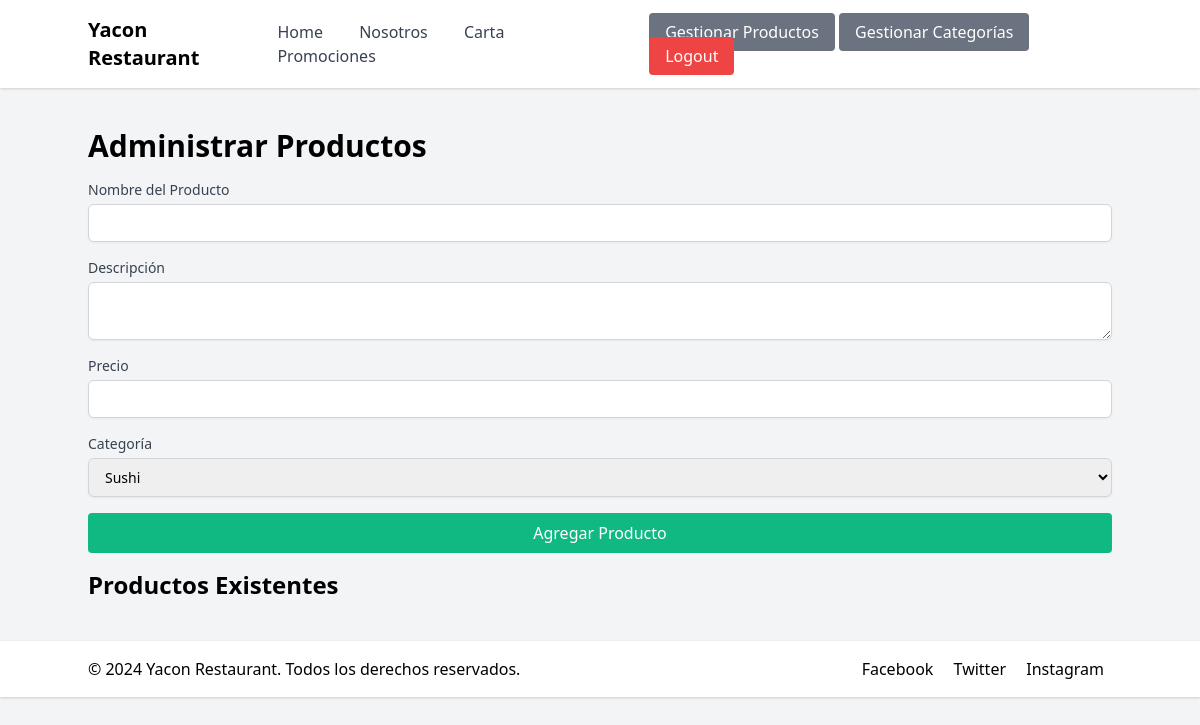
/products (signed in), run on an earlier commit of the app's database.
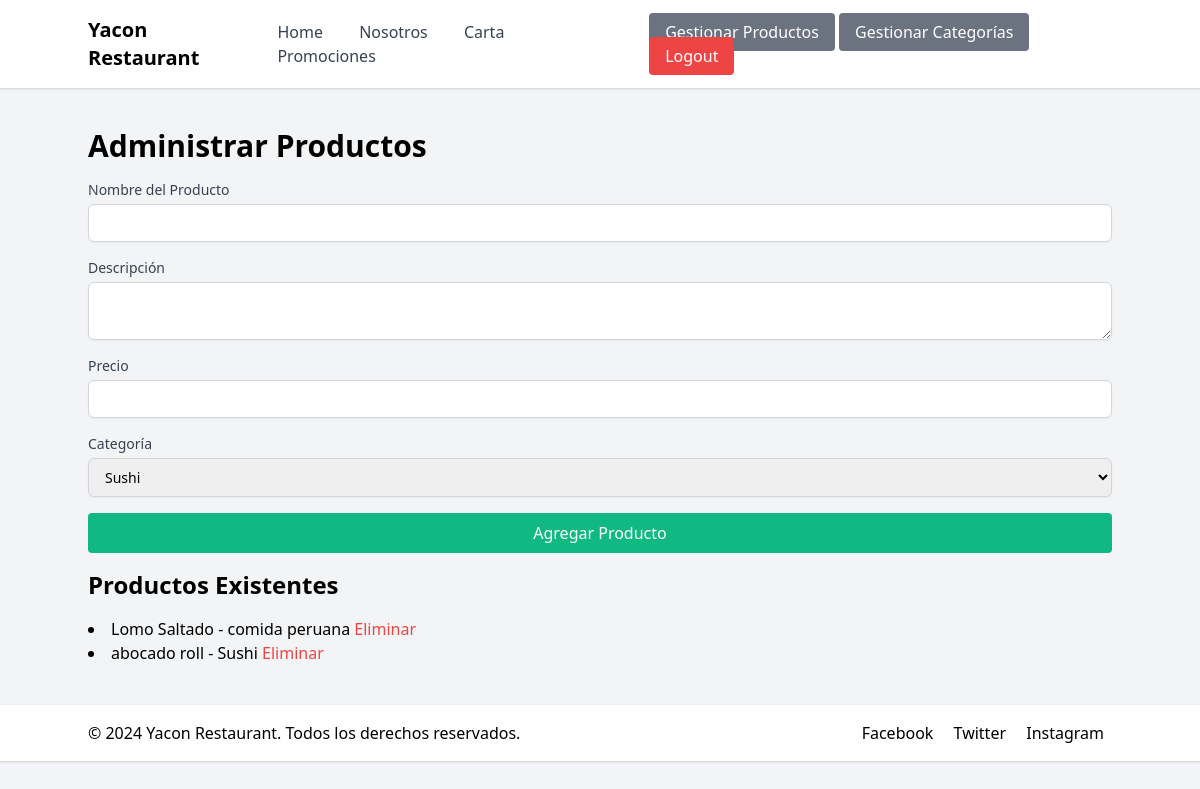
And on a later commit of the database.
### app.py (models this page shows)
class Product(db.Model):
    id = db.Column(db.Integer, primary_key=True)
    name = db.Column(db.String(100), nullable=False)
    description = db.Column(db.Text, nullable=True)
    price = db.Column(db.Float, nullable=False)
    category_id = db.Column(db.Integer, db.ForeignKey(
        'category.id'), nullable=False)

class Category(db.Model):
    id = db.Column(db.Integer, primary_key=True)
    name = db.Column(db.String(50), unique=True, nullable=False)
    products = db.relationship('Product', backref='category', lazy=True)

### app.py (the view, shortened to what this page needs)
@app.route('/products', methods=['GET', 'POST'])
@login_required
def manage_products():
    if not current_user.is_admin:
        flash('No tienes permiso para acceder a esta página.')
        return redirect(url_for('home'))
    categories = Category.query.all()
    products = Product.query.all()
    return render_template('products.html', categories=categories, products=products)

### app.py (called while the page is built)
@login_manager.user_loader
def load_user(user_id):
    return User.query.get(int(user_id))

@app.context_processor
def inject_now():
    return {'now': datetime.datetime.now(), 'timedelta': datetime.timedelta}

### templates/products.html
{% extends 'base.html' %} {% block title %}Administrar Productos{% endblock %}
{% block content %}
<h1 class="text-3xl font-bold mb-4">Administrar Productos</h1>
<form method="POST" action="{{ url_for('manage_products') }}">
  <div class="mb-4">
    <label for="name" class="block text-sm font-medium text-gray-700"
      >Nombre del Producto</label
    >
    <input
      type="text"
      name="name"
      id="name"
      class="mt-1 block w-full px-3 py-2 border border-gray-300 rounded-md shadow-sm focus:outline-none focus:ring-indigo-500 focus:border-indigo-500 sm:text-sm"
    />
  </div>
  <div class="mb-4">
    <label for="description" class="block text-sm font-medium text-gray-700"
      >Descripción</label
    >
    <textarea
      name="description"
      id="description"
      class="mt-1 block w-full px-3 py-2 border border-gray-300 rounded-md shadow-sm focus:outline-none focus:ring-indigo-500 focus:border-indigo-500 sm:text-sm"
    ></textarea>
  </div>
  <div class="mb-4">
    <label for="price" class="block text-sm font-medium text-gray-700"
      >Precio</label
    >
    <input
      type="text"
      name="price"
      id="price"
      class="mt-1 block w-full px-3 py-2 border border-gray-300 rounded-md shadow-sm focus:outline-none focus:ring-indigo-500 focus:border-indigo-500 sm:text-sm"
    />
  </div>
  <div class="mb-4">
    <label for="category_id" class="block text-sm font-medium text-gray-700"
      >Categoría</label
    >
    <select
      name="category_id"
      id="category_id"
      class="mt-1 block w-full px-3 py-2 border border-gray-300 rounded-md shadow-sm focus:outline-none focus:ring-indigo-500 focus:border-indigo-500 sm:text-sm"
    >
      {% for category in categories %}
      <option value="{{ category.id }}">{{ category.name }}</option>
      {% endfor %}
    </select>
  </div>
  <div class="mb-4">
    <button type="submit" class="w-full bg-green-500 text-white p-2 rounded">
      Agregar Producto
    </button>
  </div>
</form>
<h2 class="text-2xl font-semibold mb-4">Productos Existentes</h2>
<ul class="list-disc list-inside">
  {% for product in products %}
  <li>
    {{ product.name }} - {{ product.category.name }}
    <form
      method="POST"
      action="{{ url_for('delete_product', id=product.id) }}"
      style="display:inline;"
    >
      <button type="submit" class="text-red-500">Eliminar</button>
    </form>
  </li>
  {% endfor %}
</ul>
{% endblock %}

What changed in the data, as far as the page shows it:
added Product: name "Lomo Saltado", category.name "comida peruana"
added Product: name "abocado roll", category.name "Sushi"
